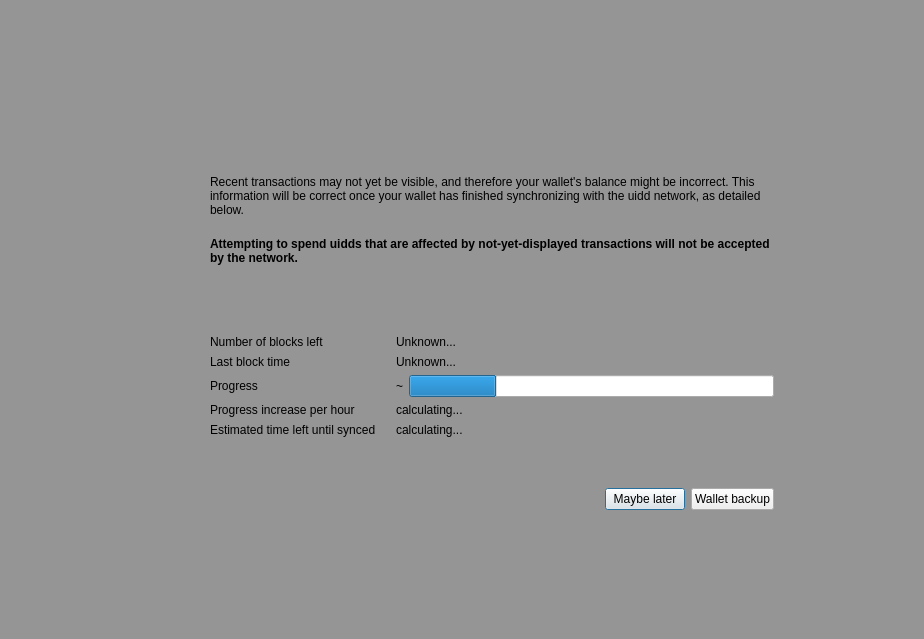
<?xml version="1.0" encoding="UTF-8"?>
<ui version="4.0">
 <class>ModalOverlay</class>
 <widget class="ModalOverlay" name="ModalOverlay">
  <property name="geometry">
   <rect>
    <x>0</x>
    <y>0</y>
    <width>924</width>
    <height>639</height>
   </rect>
  </property>
  <property name="windowTitle">
   <string>Form</string>
  </property>
  <layout class="QVBoxLayout" name="verticalLayout" stretch="0">
   <property name="sizeConstraint">
    <enum>QLayout::SetDefaultConstraint</enum>
   </property>
   <property name="leftMargin">
    <number>0</number>
   </property>
   <property name="topMargin">
    <number>0</number>
   </property>
   <property name="rightMargin">
    <number>0</number>
   </property>
   <property name="bottomMargin">
    <number>0</number>
   </property>
   <item>
    <widget class="QWidget" name="bgWidget" native="true">
     <property name="styleSheet">
      <string notr="true">#bgWidget { background: rgba(0,0,0,96); }</string>
     </property>
     <layout class="QVBoxLayout" name="verticalLayoutMain" stretch="0">
      <property name="leftMargin">
       <number>120</number>
      </property>
      <property name="topMargin">
       <number>120</number>
      </property>
      <property name="rightMargin">
       <number>120</number>
      </property>
      <property name="bottomMargin">
       <number>120</number>
      </property>
      <item>
       <widget class="QWidget" name="contentWidget" native="true">
        <layout class="QVBoxLayout" name="verticalLayout_3" stretch="1,0">
         <property name="spacing">
          <number>0</number>
         </property>
         <property name="leftMargin">
          <number>0</number>
         </property>
         <property name="topMargin">
          <number>0</number>
         </property>
         <property name="rightMargin">
          <number>0</number>
         </property>
         <property name="bottomMargin">
          <number>0</number>
         </property>
         <item>
          <widget class="QStackedWidget" name="stackedWidget">
           <property name="currentIndex">
            <number>0</number>
           </property>
           <widget class="QWidget" name="page">
            <layout class="QVBoxLayout" name="verticalLayout_2">
             <property name="spacing">
              <number>0</number>
             </property>
             <property name="leftMargin">
              <number>30</number>
             </property>
             <property name="topMargin">
              <number>10</number>
             </property>
             <property name="rightMargin">
              <number>30</number>
             </property>
             <property name="bottomMargin">
              <number>10</number>
             </property>
             <item>
              <spacer name="verticalSpacer_3">
               <property name="orientation">
                <enum>Qt::Vertical</enum>
               </property>
               <property name="sizeType">
                <enum>QSizePolicy::Expanding</enum>
               </property>
               <property name="sizeHint" stdset="0">
                <size>
                 <width>20</width>
                 <height>40</height>
                </size>
               </property>
              </spacer>
             </item>
             <item>
              <layout class="QHBoxLayout" name="horizontalLayoutIconText" stretch="0,1">
               <property name="spacing">
                <number>20</number>
               </property>
               <property name="topMargin">
                <number>20</number>
               </property>
               <item>
                <layout class="QVBoxLayout" name="verticalLayoutIcon">
                 <item>
                  <widget class="QPushButton" name="warningIcon">
                   <property name="enabled">
                    <bool>false</bool>
                   </property>
                   <property name="text">
                    <string/>
                   </property>
                   <property name="iconSize">
                    <size>
                     <width>48</width>
                     <height>48</height>
                    </size>
                   </property>
                   <property name="flat">
                    <bool>true</bool>
                   </property>
                  </widget>
                 </item>
                 <item>
                  <spacer name="verticalSpacerWarningIcon">
                   <property name="orientation">
                    <enum>Qt::Vertical</enum>
                   </property>
                   <property name="sizeHint" stdset="0">
                    <size>
                     <width>20</width>
                     <height>40</height>
                    </size>
                   </property>
                  </spacer>
                 </item>
                </layout>
               </item>
               <item>
                <layout class="QVBoxLayout" name="verticalLayoutInfoText">
                 <property name="leftMargin">
                  <number>0</number>
                 </property>
                 <property name="topMargin">
                  <number>0</number>
                 </property>
                 <item>
                  <widget class="QLabel" name="infoText">
                   <property name="text">
                    <string>Recent transactions may not yet be visible, and therefore your wallet's balance might be incorrect. This information will be correct once your wallet has finished synchronizing with the uidd network, as detailed below.</string>
                   </property>
                   <property name="textFormat">
                    <enum>Qt::RichText</enum>
                   </property>
                   <property name="wordWrap">
                    <bool>true</bool>
                   </property>
                  </widget>
                 </item>
                 <item>
                  <widget class="QLabel" name="infoTextStrong">
                   <property name="font">
                    <font>
                     <weight>75</weight>
                     <bold>true</bold>
                    </font>
                   </property>
                   <property name="text">
                    <string>Attempting to spend uidds that are affected by not-yet-displayed transactions will not be accepted by the network.</string>
                   </property>
                   <property name="textFormat">
                    <enum>Qt::RichText</enum>
                   </property>
                   <property name="wordWrap">
                    <bool>true</bool>
                   </property>
                  </widget>
                 </item>
                 <item>
                  <spacer name="verticalSpacerInTextSpace">
                   <property name="orientation">
                    <enum>Qt::Vertical</enum>
                   </property>
                   <property name="sizeHint" stdset="0">
                    <size>
                     <width>20</width>
                     <height>40</height>
                    </size>
                   </property>
                  </spacer>
                 </item>
                 <item>
                  <layout class="QFormLayout" name="formLayout">
                   <property name="fieldGrowthPolicy">
                    <enum>QFormLayout::ExpandingFieldsGrow</enum>
                   </property>
                   <property name="horizontalSpacing">
                    <number>20</number>
                   </property>
                   <property name="verticalSpacing">
                    <number>6</number>
                   </property>
                   <property name="topMargin">
                    <number>10</number>
                   </property>
                   <item row="0" column="0">
                    <widget class="QLabel" name="labelNumberOfBlocksLeft">
                     <property name="font">
                      <font>
                       <weight>50</weight>
                       <bold>false</bold>
                      </font>
                     </property>
                     <property name="text">
                      <string>Number of blocks left</string>
                     </property>
                    </widget>
                   </item>
                   <item row="0" column="1">
                    <widget class="QLabel" name="numberOfBlocksLeft">
                     <property name="sizePolicy">
                      <sizepolicy hsizetype="Expanding" vsizetype="Preferred">
                       <horstretch>0</horstretch>
                       <verstretch>0</verstretch>
                      </sizepolicy>
                     </property>
                     <property name="text">
                      <string>Unknown...</string>
                     </property>
                    </widget>
                   </item>
                   <item row="1" column="0">
                    <widget class="QLabel" name="labelLastBlockTime">
                     <property name="font">
                      <font>
                       <weight>50</weight>
                       <bold>false</bold>
                      </font>
                     </property>
                     <property name="text">
                      <string>Last block time</string>
                     </property>
                    </widget>
                   </item>
                   <item row="1" column="1">
                    <widget class="QLabel" name="newestBlockDate">
                     <property name="sizePolicy">
                      <sizepolicy hsizetype="Expanding" vsizetype="Preferred">
                       <horstretch>0</horstretch>
                       <verstretch>0</verstretch>
                      </sizepolicy>
                     </property>
                     <property name="text">
                      <string>Unknown...</string>
                     </property>
                    </widget>
                   </item>
                   <item row="2" column="0">
                    <widget class="QLabel" name="labelSyncDone">
                     <property name="font">
                      <font>
                       <weight>50</weight>
                       <bold>false</bold>
                      </font>
                     </property>
                     <property name="text">
                      <string>Progress</string>
                     </property>
                    </widget>
                   </item>
                   <item row="2" column="1">
                    <layout class="QHBoxLayout" name="horizontalLayoutSync" stretch="0,1">
                     <property name="spacing">
                      <number>6</number>
                     </property>
                     <item>
                      <widget class="QLabel" name="percentageProgress">
                       <property name="text">
                        <string notr="true">~</string>
                       </property>
                      </widget>
                     </item>
                     <item>
                      <widget class="QProgressBar" name="progressBar">
                       <property name="value">
                        <number>24</number>
                       </property>
                       <property name="format">
                        <string/>
                       </property>
                      </widget>
                     </item>
                    </layout>
                   </item>
                   <item row="4" column="0">
                    <widget class="QLabel" name="labelProgressIncrease">
                     <property name="font">
                      <font>
                       <weight>50</weight>
                       <bold>false</bold>
                      </font>
                     </property>
                     <property name="text">
                      <string>Progress increase per hour</string>
                     </property>
                    </widget>
                   </item>
                   <item row="4" column="1">
                    <widget class="QLabel" name="progressIncreasePerH">
                     <property name="sizePolicy">
                      <sizepolicy hsizetype="Expanding" vsizetype="Preferred">
                       <horstretch>0</horstretch>
                       <verstretch>0</verstretch>
                      </sizepolicy>
                     </property>
                     <property name="text">
                      <string>calculating...</string>
                     </property>
                    </widget>
                   </item>
                   <item row="5" column="0">
                    <widget class="QLabel" name="labelEstimatedTimeLeft">
                     <property name="font">
                      <font>
                       <weight>50</weight>
                       <bold>false</bold>
                      </font>
                     </property>
                     <property name="text">
                      <string>Estimated time left until synced</string>
                     </property>
                    </widget>
                   </item>
                   <item row="5" column="1">
                    <widget class="QLabel" name="expectedTimeLeft">
                     <property name="sizePolicy">
                      <sizepolicy hsizetype="Expanding" vsizetype="Preferred">
                       <horstretch>0</horstretch>
                       <verstretch>0</verstretch>
                      </sizepolicy>
                     </property>
                     <property name="text">
                      <string>calculating...</string>
                     </property>
                    </widget>
                   </item>
                  </layout>
                 </item>
                </layout>
               </item>
              </layout>
             </item>
             <item>
              <spacer name="verticalSpacer_4">
               <property name="orientation">
                <enum>Qt::Vertical</enum>
               </property>
               <property name="sizeHint" stdset="0">
                <size>
                 <width>20</width>
                 <height>40</height>
                </size>
               </property>
              </spacer>
             </item>
            </layout>
           </widget>
           <widget class="QWidget" name="page_2">
            <layout class="QVBoxLayout" name="verticalLayout_4">
             <property name="spacing">
              <number>15</number>
             </property>
             <property name="leftMargin">
              <number>30</number>
             </property>
             <property name="topMargin">
              <number>0</number>
             </property>
             <property name="rightMargin">
              <number>30</number>
             </property>
             <property name="bottomMargin">
              <number>0</number>
             </property>
             <item>
              <spacer name="verticalSpacer_2">
               <property name="orientation">
                <enum>Qt::Vertical</enum>
               </property>
               <property name="sizeHint" stdset="0">
                <size>
                 <width>20</width>
                 <height>40</height>
                </size>
               </property>
              </spacer>
             </item>
             <item>
              <layout class="QGridLayout" name="gridLayout">
               <item row="0" column="1">
                <widget class="QLabel" name="labelNote">
                 <property name="layoutDirection">
                  <enum>Qt::LeftToRight</enum>
                 </property>
                 <property name="text">
                  <string>Wallet backup prompt</string>
                 </property>
                 <property name="alignment">
                  <set>Qt::AlignLeading|Qt::AlignLeft|Qt::AlignVCenter</set>
                 </property>
                </widget>
               </item>
               <item row="1" column="1">
                <widget class="QLabel" name="labelMessage">
                 <property name="text">
                  <string>Please backup your wallet as soon
Please make sure to keep an updated antivirus and operating system. We can not recover Your funds if you visit phishing site or lose your backup. Please make sure to keep backups of your private keys or files. We do not store your private keys on this wallet. And you as a user, are entirely responsible for your funds and your own security.</string>
                 </property>
                 <property name="alignment">
                  <set>Qt::AlignLeading|Qt::AlignLeft|Qt::AlignVCenter</set>
                 </property>
                 <property name="wordWrap">
                  <bool>true</bool>
                 </property>
                </widget>
               </item>
               <item row="0" column="0">
                <widget class="QPushButton" name="warningIconBackup">
                 <property name="enabled">
                  <bool>false</bool>
                 </property>
                 <property name="sizePolicy">
                  <sizepolicy hsizetype="Fixed" vsizetype="Fixed">
                   <horstretch>0</horstretch>
                   <verstretch>0</verstretch>
                  </sizepolicy>
                 </property>
                 <property name="minimumSize">
                  <size>
                   <width>30</width>
                   <height>30</height>
                  </size>
                 </property>
                 <property name="maximumSize">
                  <size>
                   <width>30</width>
                   <height>30</height>
                  </size>
                 </property>
                 <property name="text">
                  <string/>
                 </property>
                 <property name="iconSize">
                  <size>
                   <width>30</width>
                   <height>30</height>
                  </size>
                 </property>
                 <property name="flat">
                  <bool>true</bool>
                 </property>
                </widget>
               </item>
               <item row="1" column="0">
                <spacer name="horizontalSpacer_2">
                 <property name="orientation">
                  <enum>Qt::Horizontal</enum>
                 </property>
                 <property name="sizeType">
                  <enum>QSizePolicy::Fixed</enum>
                 </property>
                 <property name="sizeHint" stdset="0">
                  <size>
                   <width>30</width>
                   <height>20</height>
                  </size>
                 </property>
                </spacer>
               </item>
              </layout>
             </item>
             <item>
              <spacer name="verticalSpacer">
               <property name="orientation">
                <enum>Qt::Vertical</enum>
               </property>
               <property name="sizeType">
                <enum>QSizePolicy::Expanding</enum>
               </property>
               <property name="sizeHint" stdset="0">
                <size>
                 <width>20</width>
                 <height>40</height>
                </size>
               </property>
              </spacer>
             </item>
            </layout>
           </widget>
          </widget>
         </item>
         <item>
          <widget class="QWidget" name="buttonsContainerWhite" native="true">
           <layout class="QHBoxLayout" name="horizontalLayout">
            <property name="leftMargin">
             <number>30</number>
            </property>
            <property name="topMargin">
             <number>15</number>
            </property>
            <property name="rightMargin">
             <number>30</number>
            </property>
            <item>
             <spacer name="horizontalSpacer">
              <property name="orientation">
               <enum>Qt::Horizontal</enum>
              </property>
              <property name="sizeHint" stdset="0">
               <size>
                <width>40</width>
                <height>20</height>
               </size>
              </property>
             </spacer>
            </item>
            <item>
             <widget class="QPushButton" name="closeButton">
              <property name="focusPolicy">
               <enum>Qt::StrongFocus</enum>
              </property>
              <property name="text">
               <string>Maybe later</string>
              </property>
              <property name="default">
               <bool>true</bool>
              </property>
             </widget>
            </item>
            <item>
             <widget class="QPushButton" name="walletBackupButton">
              <property name="text">
               <string>Wallet backup</string>
              </property>
             </widget>
            </item>
           </layout>
          </widget>
         </item>
        </layout>
       </widget>
      </item>
     </layout>
    </widget>
   </item>
  </layout>
 </widget>
 <customwidgets>
  <customwidget>
   <class>ModalOverlay</class>
   <extends>QWidget</extends>
   <header>qt/modaloverlay.h</header>
   <container>1</container>
  </customwidget>
 </customwidgets>
 <resources/>
 <connections/>
</ui>
